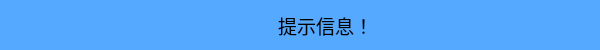
<?xml version="1.0" encoding="UTF-8"?>
<ui version="4.0">
 <class>DialogToast</class>
 <widget class="QDialog" name="DialogToast">
  <property name="geometry">
   <rect>
    <x>0</x>
    <y>0</y>
    <width>600</width>
    <height>50</height>
   </rect>
  </property>
  <property name="windowTitle">
   <string>Dialog</string>
  </property>
  <property name="styleSheet">
   <string notr="true">background-color: rgb(85, 170, 255); border: solid 2px blue ; border-radius:8px;</string>
  </property>
  <widget class="QLabel" name="label">
   <property name="geometry">
    <rect>
     <x>70</x>
     <y>5</y>
     <width>511</width>
     <height>41</height>
    </rect>
   </property>
   <property name="font">
    <font>
     <pointsize>14</pointsize>
    </font>
   </property>
   <property name="text">
    <string>提示信息！</string>
   </property>
   <property name="alignment">
    <set>Qt::AlignCenter</set>
   </property>
   <property name="wordWrap">
    <bool>true</bool>
   </property>
  </widget>
 </widget>
 <resources/>
 <connections/>
</ui>
